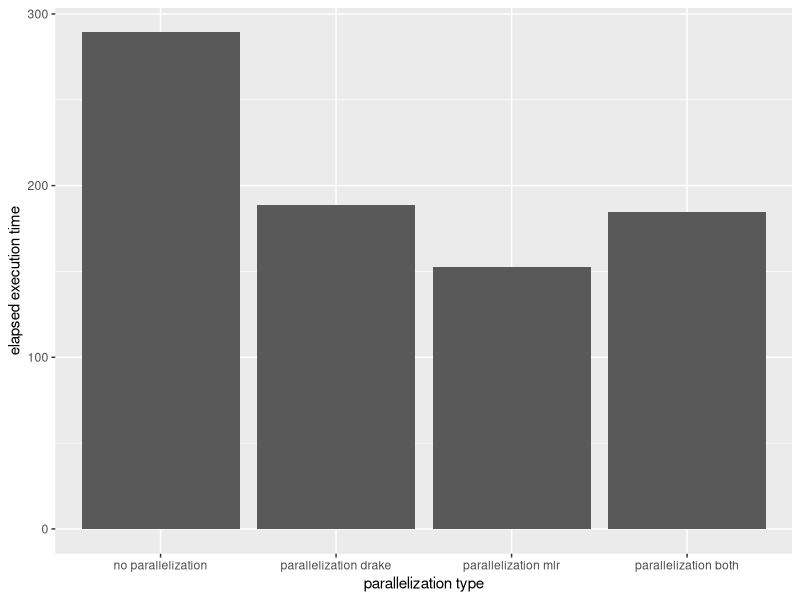

Here is the R script that generated this plot:
## ---- chunk 1
library(ggplot2)
ggplot(data = read.csv2("benchmark.csv"), 
       aes(x = forcats::fct_reorder(test, c(1,4,2,3)), 
           y = elapsed)) +
  geom_bar(stat = "identity") +
  xlab("parallelization type") +
  ylab("elapsed execution time")

